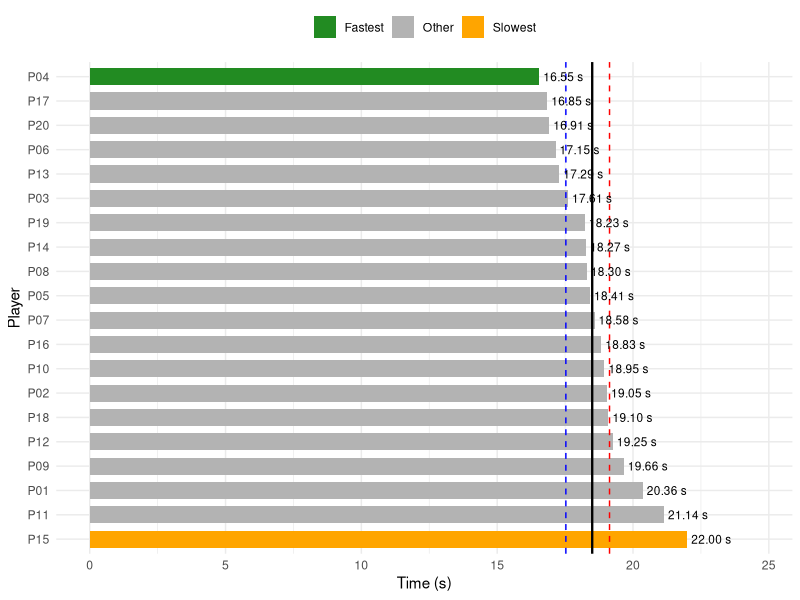
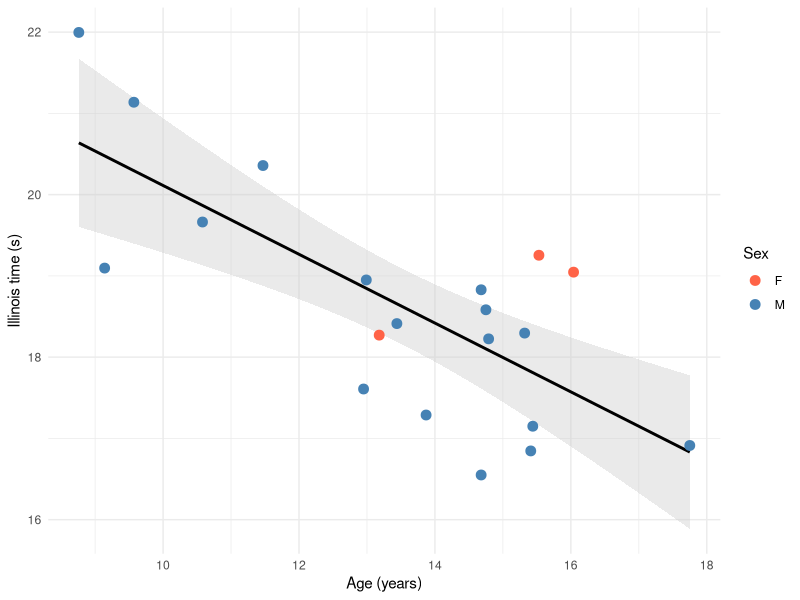

Write R code to recreate these figures, in order.
## ---- chunk 1
#| label: setup
library(ggplot2)
data <- read.csv(file.path("results", "measures_anonymous.csv"))
## ---- chunk 2
#| label: fig-ranking
#| fig-cap: "Illinois time of each player, from the fastest (top) to the slowest (bottom). Black line: median; blue dashed: Q1; red dashed: Q3."

data_rank <- data[order(data$time_video), ]
data_rank$group <- "Other"
data_rank$group[1] <- "Fastest"
data_rank$group[nrow(data_rank)] <- "Slowest"
data_rank$id <- factor(data_rank$id, levels = rev(data_rank$id))
q <- quantile(data_rank$time_video, probs = c(0.25, 0.50, 0.75))

ggplot(data_rank, aes(x = time_video, y = id, fill = group)) +
  geom_col(width = 0.7) +
  geom_vline(xintercept = q[1], colour = "blue",  linetype = "dashed") +
  geom_vline(xintercept = q[2], colour = "black", linewidth = 0.8) +
  geom_vline(xintercept = q[3], colour = "red",   linetype = "dashed") +
  geom_text(aes(label = sprintf("%.2f s", time_video)), hjust = -0.1, size = 3) +
  scale_fill_manual(values = c(Fastest = "forestgreen", Slowest = "orange", Other = "grey70")) +
  coord_cartesian(xlim = c(0, max(data_rank$time_video) * 1.12)) +
  labs(x = "Time (s)", y = "Player", fill = NULL) +
  theme_minimal() + theme(legend.position = "top")
## ---- chunk 3
#| label: fig-age
#| fig-cap: "Illinois time according to age. Line: linear regression and its 95% confidence interval."

ggplot(data, aes(x = age_years, y = time_video)) +
  geom_smooth(method = "lm", formula = y ~ x, colour = "black", fill = "grey80") +
  geom_point(aes(colour = sex), size = 3) +
  scale_colour_manual(values = c(F = "tomato", M = "steelblue")) +
  labs(x = "Age (years)", y = "Illinois time (s)", colour = "Sex") +
  theme_minimal()
## ---- chunk 4
#| label: tbl-regression
#| tbl-cap: "Linear regression of the Illinois time on age."

model <- lm(time_video ~ age_years, data = data)
knitr::kable(summary(model)$coefficients, digits = 4,
             col.names = c("Estimate", "Std. error", "t", "p"))
